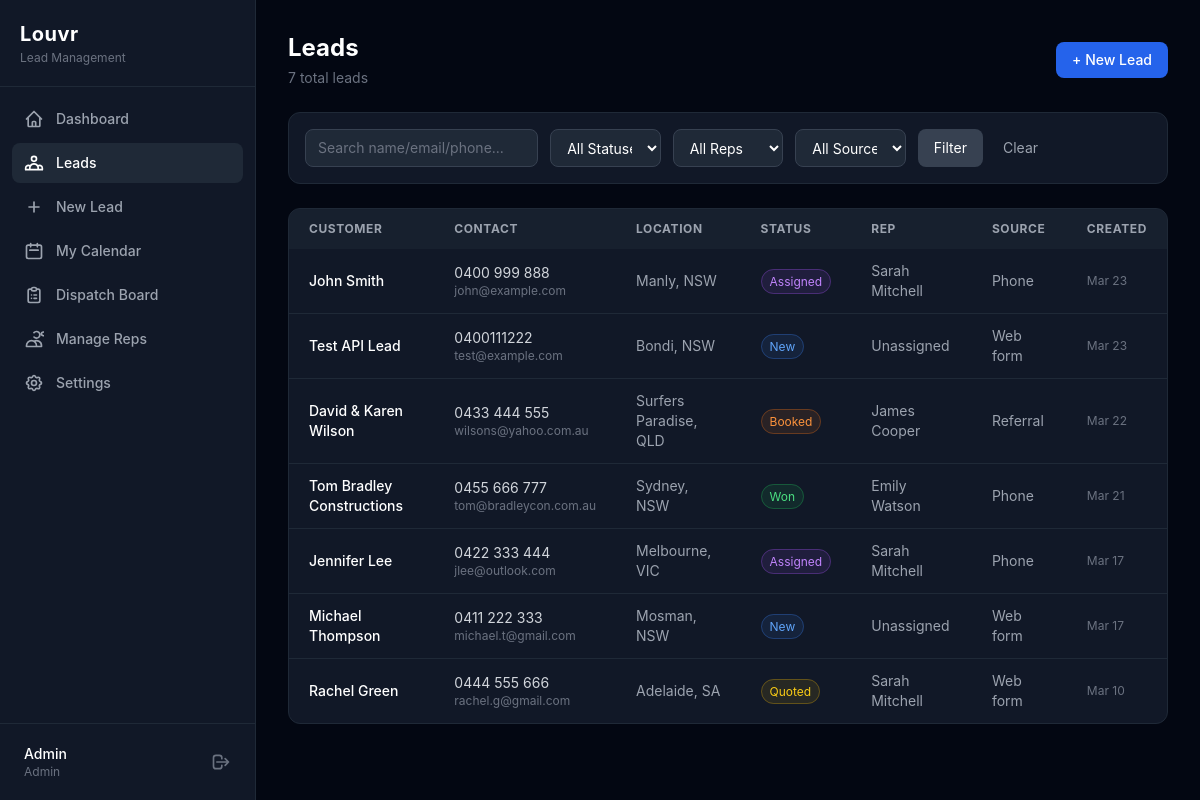
The app's page /leads (signed in), older data.
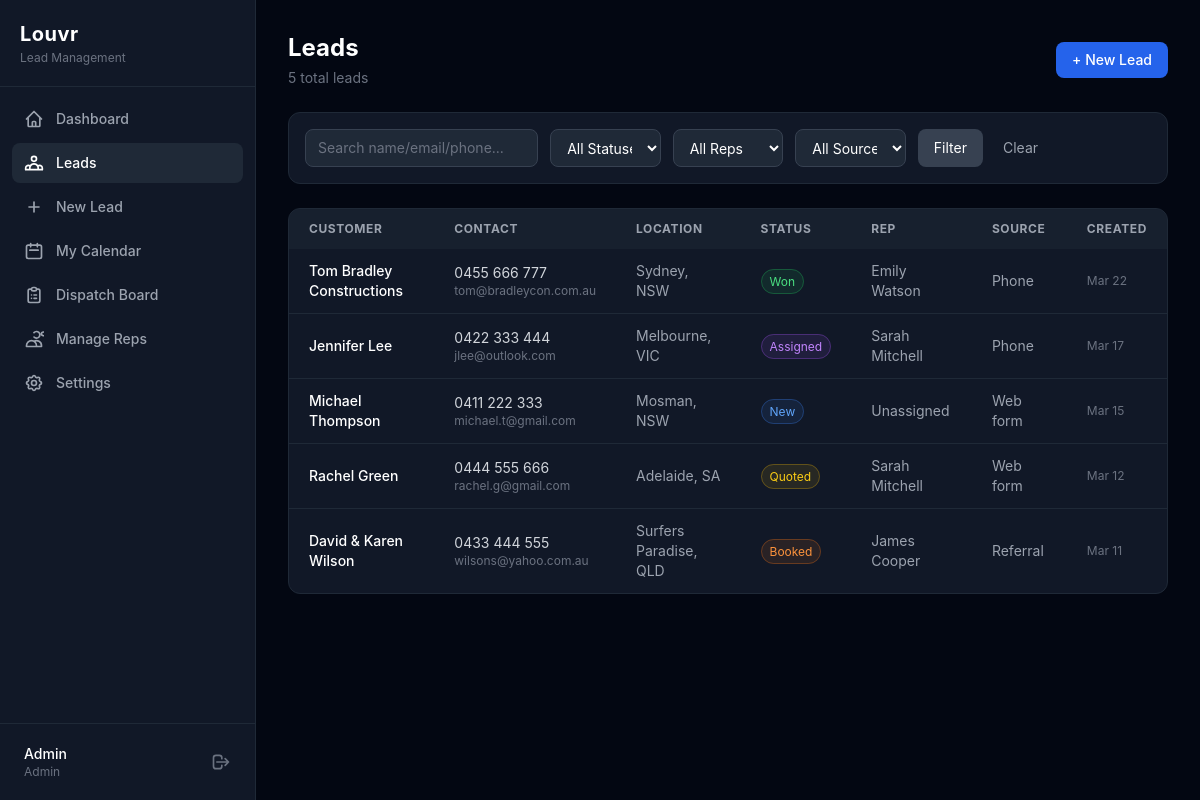
The same page, newer data.
### tables this page shows
CREATE TABLE leads (
            id INTEGER PRIMARY KEY AUTOINCREMENT,
            customer_name TEXT NOT NULL,
            customer_email TEXT DEFAULT "",
            customer_phone TEXT DEFAULT "",
            address TEXT DEFAULT "",
            suburb TEXT DEFAULT "",
            state TEXT DEFAULT "",
            postcode TEXT DEFAULT "",
            property_type TEXT DEFAULT "Residential",
            products_interested TEXT DEFAULT "",
            source TEXT DEFAULT "Phone",
            notes TEXT DEFAULT "",
            status TEXT DEFAULT "New",
            assigned_to INTEGER REFERENCES users(id) ON DELETE SET NULL,
            appointment_date TEXT,
            appointment_time TEXT,
            appointment_duration INTEGER DEFAULT 60,
            quoted_amount REAL,
            created_by INTEGER REFERENCES users(id) ON DELETE SET NULL,
            created_at DATETIME DEFAULT CURRENT_TIMESTAMP,
            updated_at DATETIME DEFAULT CURRENT_TIMESTAMP
        );

CREATE TABLE users (
            id INTEGER PRIMARY KEY AUTOINCREMENT,
            name TEXT NOT NULL,
            email TEXT NOT NULL UNIQUE,
            phone TEXT DEFAULT "",
            role TEXT NOT NULL DEFAULT "rep" CHECK(role IN ("admin","rep")),
            password_hash TEXT NOT NULL,
            api_key TEXT UNIQUE,
            is_active INTEGER NOT NULL DEFAULT 1,
            created_at DATETIME DEFAULT CURRENT_TIMESTAMP,
            updated_at DATETIME DEFAULT CURRENT_TIMESTAMP
        );

### src/Controllers/LeadController.php (called while the page is built, shortened)
<?php
class LeadController
{
    private Database $db;
    private array $config;
    public function __construct(Database $db, array $config)
    {
        $this->db = $db;
        $this->config = $config;
    }
    public function index(): void
    {
        $filters = [
            'status'      => $_GET['status'] ?? '',
            'assigned_to' => $_GET['assigned_to'] ?? '',
            'source'      => $_GET['source'] ?? '',
            'date_from'   => $_GET['date_from'] ?? '',
            'date_to'     => $_GET['date_to'] ?? '',
            'search'      => $_GET['search'] ?? '',
        ];
        $page = max(1, (int)($_GET['page'] ?? 1));
        $result = Lead::list($this->db, $filters, $page, $this->config['per_page']);
        require __DIR__ . '/../../templates/leads/index.php';
    }
}

### src/Models/Lead.php (called while the page is built, shortened)
<?php
class Lead
{
    public static function list(Database $db, array $filters = [], int $page = 1, int $perPage = 20): array
    {
        $where = [];
        $params = [];
        $whereClause = $where ? 'WHERE ' . implode(' AND ', $where) : '';
        $total = (int)$db->fetchColumn(
            "SELECT COUNT(*) FROM leads l $whereClause",
            $params
        );
        $offset = ($page - 1) * $perPage;
        $rows = $db->fetchAll(
            "SELECT l.*, u.name AS rep_name
             FROM leads l
             LEFT JOIN users u ON l.assigned_to = u.id
             $whereClause
             ORDER BY l.created_at DESC
             LIMIT :limit OFFSET :offset",
            array_merge($params, [':limit' => $perPage, ':offset' => $offset])
        );
        return [
            'data'       => $rows,
            'total'      => $total,
            'page'       => $page,
            'per_page'   => $perPage,
            'total_pages' => (int)ceil($total / $perPage),
        ];
    }
}

### src/Database.php (called while the page is built, shortened)
<?php
class Database
{
    private PDO $pdo;
    private function __construct(array $config)
    {
        if ($config['driver'] === 'sqlite') {
            $dsn = 'sqlite:' . $config['path'];
            $this->pdo = new PDO($dsn, null, null, [
                PDO::ATTR_ERRMODE            => PDO::ERRMODE_EXCEPTION,
                PDO::ATTR_DEFAULT_FETCH_MODE => PDO::FETCH_ASSOC,
                PDO::ATTR_EMULATE_PREPARES   => false,
            ]);
            $this->pdo->exec('PRAGMA journal_mode=WAL');
            $this->pdo->exec('PRAGMA foreign_keys=ON');
        }
    }
    public function query(string $sql, array $params = []): PDOStatement
    {
        $stmt = $this->pdo->prepare($sql);
        $stmt->execute($params);
        return $stmt;
    }
    public function fetchAll(string $sql, array $params = []): array
    {
        return $this->query($sql, $params)->fetchAll();
    }
    public function fetchColumn(string $sql, array $params = []): mixed
    {
        return $this->query($sql, $params)->fetchColumn();
    }
}

### templates/leads/index.php (the view, shortened to what the changed rows need)
<?php
$statusBg = [
    'new'      => 'bg-blue-500/10 border-blue-500/30 text-blue-400',
    'assigned' => 'bg-purple-500/10 border-purple-500/30 text-purple-400',
    'booked'   => 'bg-orange-500/10 border-orange-500/30 text-orange-400',
    'quoted'   => 'bg-yellow-500/10 border-yellow-500/30 text-yellow-400',
    'won'      => 'bg-green-500/10 border-green-500/30 text-green-400',
    'lost'     => 'bg-red-500/10 border-red-500/30 text-red-400',
];
$e = fn($v) => htmlspecialchars($v ?? '', ENT_QUOTES, 'UTF-8');
?>
<div class="mb-6 flex items-center justify-between">
    <div>
        <h2 class="text-2xl font-bold text-white">Leads</h2>
        <p class="text-gray-500 text-sm mt-1"><?= $result['total'] ?> total leads</p>
    </div>
</div>
<div class="bg-gray-900 border border-gray-800 rounded-xl overflow-hidden">
    <table class="w-full text-sm">
        <thead class="bg-gray-800/50">
            <tr class="text-left text-xs text-gray-400 uppercase tracking-wider">
                <th class="px-5 py-3">Customer</th>
                <th class="px-5 py-3 hidden md:table-cell">Contact</th>
                <th class="px-5 py-3 hidden lg:table-cell">Location</th>
                <th class="px-5 py-3">Status</th>
                <th class="px-5 py-3 hidden md:table-cell">Rep</th>
                <th class="px-5 py-3 hidden lg:table-cell">Source</th>
                <th class="px-5 py-3 hidden lg:table-cell">Created</th>
            </tr>
        </thead>
        <tbody class="divide-y divide-gray-800">
            <?php foreach ($result['data'] as $lead): ?>
            <tr class="hover:bg-gray-800/50 cursor-pointer transition-colors" onclick="window.location='/leads/<?= $lead['id'] ?>'">
                <td class="px-5 py-3">
                    <p class="font-medium text-white"><?= $e($lead['customer_name']) ?></p>
                </td>
                <td class="px-5 py-3 hidden md:table-cell">
                    <p class="text-gray-300"><?= $e($lead['customer_phone']) ?></p>
                    <p class="text-xs text-gray-500"><?= $e($lead['customer_email']) ?></p>
                </td>
                <td class="px-5 py-3 text-gray-400 hidden lg:table-cell"><?= $e($lead['suburb']) ?><?= $lead['state'] ? ', ' . $e($lead['state']) : '' ?></td>
                <td class="px-5 py-3">
                    <span class="text-xs px-2 py-1 rounded-full border <?= $statusBg[$lead['status']] ?? $statusBg[strtolower($lead['status'])] ?? 'bg-gray-500/10 border-gray-500/30 text-gray-400' ?>"><?= ucfirst($lead['status']) ?></span>
                </td>
                <td class="px-5 py-3 text-gray-400 hidden md:table-cell"><?= $e($lead['rep_name'] ?? 'Unassigned') ?></td>
                <td class="px-5 py-3 text-gray-400 hidden lg:table-cell"><?= ucfirst(str_replace('_', ' ', $lead['source'])) ?></td>
                <td class="px-5 py-3 text-gray-500 text-xs hidden lg:table-cell"><?= date('M j', strtotime($lead['created_at'])) ?></td>
            </tr>
            <?php endforeach; ?>
        </tbody>
    </table>
</div>
<?php
require __DIR__ . '/../layouts/app.php';

Row changes from the older to the newer data that the page shows:
removed leads: customer_name "John Smith", customer_phone "0400 999 888", customer_email "john@example.com", suburb "Manly", state "NSW", status "Assigned", assigned_to.name "Sarah Mitchell", source "Phone", created_at "Mar 23"
removed leads: customer_name "Test API Lead", customer_phone "0400111222", customer_email "test@example.com", suburb "Bondi", state "NSW", status "New", rep_name "Unassigned", source "Web form", created_at "Mar 23"
changed leads "Tom Bradley Constructions": created_at "Mar 21" → "Mar 22"
changed leads "Michael Thompson": created_at "Mar 17" → "Mar 15"
changed leads "Rachel Green": created_at "Mar 10" → "Mar 12"
changed leads "David & Karen Wilson": created_at "Mar 22" → "Mar 11"; moves down the list
Text that changed along with them:
$result['total']: "7" → "5"
